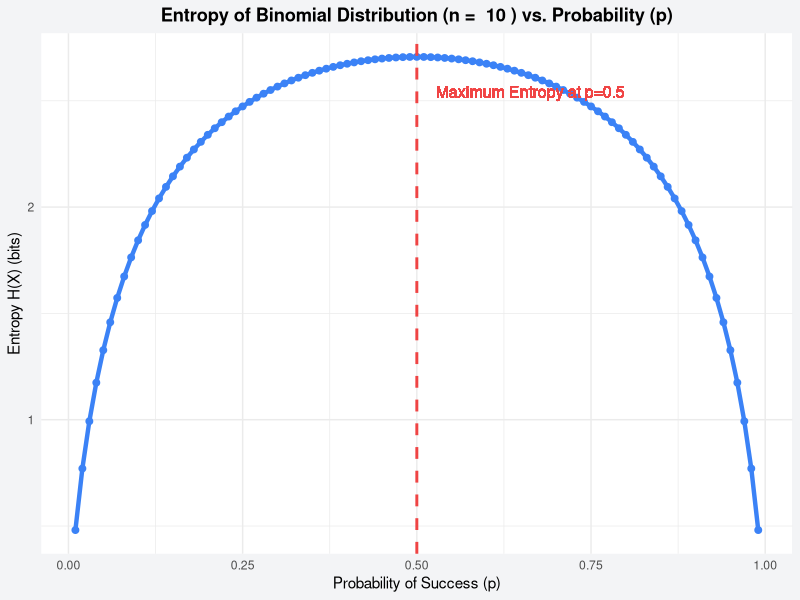

Recreate this plot in R.
## ---- chunk 1
# --- Required Libraries ---
# Install these packages if you haven't already
# install.packages("ggplot2")
# install.packages("dplyr")
# install.packages("tidyr")

# Load the required libraries for plotting and data manipulation
library(ggplot2)
library(dplyr)
library(tidyr)

# --- Function to Calculate Binomial Entropy ---
#
# This function implements the derived formula for the entropy of a Binomial Distribution.
# H(X) = - [sum P(X=k) * log2(nCk) + np log2(p) + n(1-p) log2(1-p)]
#
# Args:
#   n: The number of trials.
#   p: The probability of success.
#
# Returns:
#   The entropy value.
#
calculate_binomial_entropy <- function(n, p) {
  # Handle edge cases for p=0 or p=1 to avoid log(0) errors.
  if (p == 0 || p == 1) {
    return(0)
  }
  
  # Calculate the sum term: sum P(X=k) * log2(nCk)
  # This term requires a loop as it doesn't simplify further.
  sum_term <- 0
  for (k in 0:n) {
    # Calculate binomial coefficient (nCk) and probability (P(X=k))
    nCk <- choose(n, k)
    pxk <- dbinom(k, size = n, prob = p)
    
    # Avoid log(0) if nCk is 0 (though it shouldn't be for k from 0 to n)
    if (nCk > 0) {
      sum_term <- sum_term + pxk * log2(nCk)
    }
  }
  
  # Calculate the second and third terms from the derivation
  np_logp <- n * p * log2(p)
  n1mp_log1mp <- n * (1 - p) * log2(1 - p)
  
  # Combine terms for the final entropy value
  entropy <- - (sum_term + np_logp + n1mp_log1mp)
  
  return(entropy)
}

# --- Plotting the Entropy vs. Probability ---

# Set fixed number of trials
n <- 10

# Create a sequence of p values to plot the curve
p_values <- seq(0.01, 0.99, by = 0.01)

# Calculate entropy for each p value
entropy_values <- sapply(p_values, function(p) calculate_binomial_entropy(n, p))

# Create a data frame for plotting
plot_data <- data.frame(
  p = p_values,
  entropy = entropy_values
)

# Generate the plot
ggplot(plot_data, aes(x = p, y = entropy)) +
  geom_line(color = "#3b82f6", size = 1.5) +
  geom_point(color = "#3b82f6", size = 2) +
  # Add a vertical dashed line to highlight maximum entropy at p=0.5
  geom_vline(xintercept = 0.5, linetype = "dashed", color = "#ef4444", size = 1) +
  geom_text(aes(x = 0.5, y = max(entropy_values) * 0.95, label = "Maximum Entropy at p=0.5"), 
            color = "#ef4444", hjust = -0.1, vjust = 1, size = 4) +
  labs(
    title = paste("Entropy of Binomial Distribution (n = ", n,") vs. Probability (p)"),
    x = "Probability of Success (p)",
    y = "Entropy H(X) (bits)"
  ) +
  theme_minimal() +
  theme(
    plot.title = element_text(hjust = 0.5, face = "bold"),
    plot.background = element_rect(fill = "#f3f4f6", color = NA),
    panel.background = element_rect(fill = "white", color = NA)
  )
